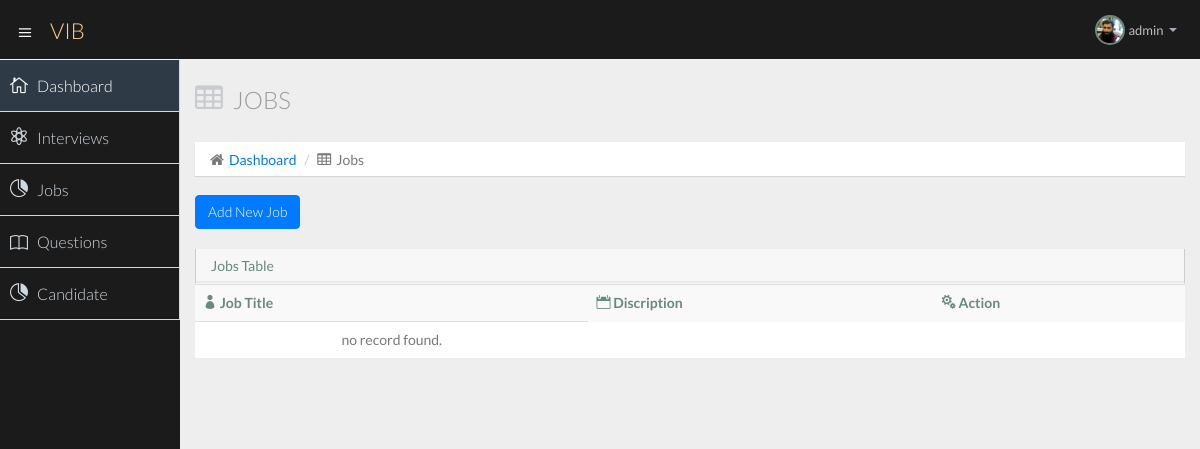
/jobs/ (signed in), run on an earlier commit of the app's database.
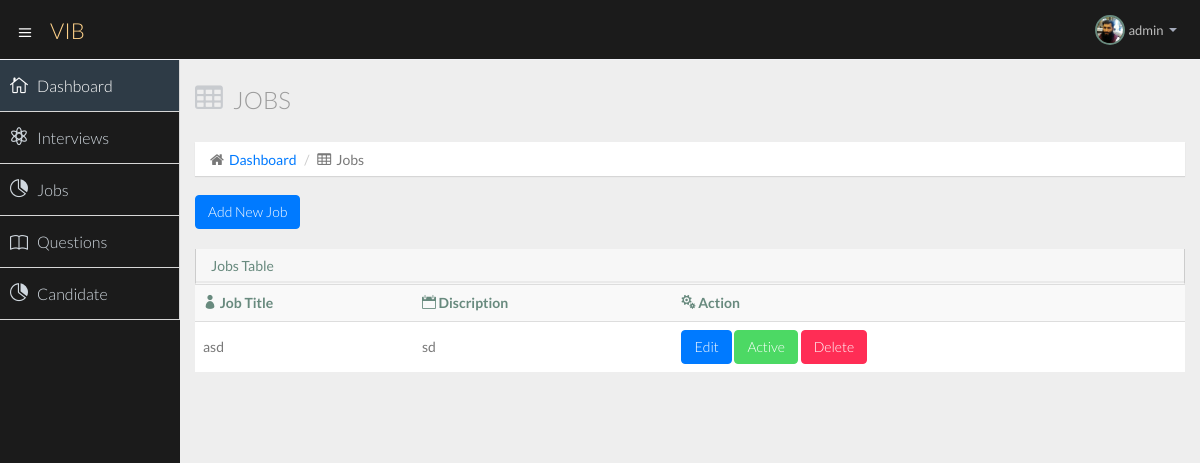
And on a later commit of the database.
### company/models.py (models this page shows, shortened)
class Jobs(models.Model):
    user = models.ForeignKey(User, on_delete=models.CASCADE)
    job_title = models.CharField(max_length=200)
    job_discription = models.CharField(max_length=800)
    pos_tdate = models.DateTimeField(auto_now_add=True, blank=True)
    job_status =models.BooleanField(default=True)

### company/views.py (the view)
# urls.py: path('jobs/', views.jobs, name='jobs'),
def jobs(request):
    user = User.objects.get(username=request.user.username)
    alljobs = Jobs.objects.filter(user=user)
    context = {'alljobs':alljobs}
    return render(request, 'company/jobs.html', context)

### templates/company/jobs.html (shortened to what this page needs)
{% extends 'company/basic.html' %}
{% block body %}
{% load static %}
    <section id="main-content">
      <section class="wrapper">
        <div class="row">
          <div class="col-lg-12">
            <h3 class="page-header"><i class="fa fa-table"></i> Jobs</h3>
            <ol class="breadcrumb">
              <li><i class="fa fa-home"></i><a href="index.html">Dashboard</a></li>
              <li><i class="fa fa-table"></i>Jobs</li>
            </ol>
          </div>
        </div>
        <div class="row">
        <div class="col-lg-12">
        <a class="btn btn-primary" href="/jobs/add-job" >Add New Job</a><br>
        </div><br>
          <div class="col-lg-12">
            <section class="panel">
              <header class="panel-heading">
                Jobs Table
              </header>
              <table class="table table-striped table-advance table-hover">
                <tbody>
                  <tr>
                    <th><i class="icon_profile"></i> Job Title</th>
                    <th><i class="icon_calendar"></i> Discription</th>
                    <th><i class="icon_cogs"></i> Action</th>
                  </tr>
                  {% if alljobs %}
                  {% for jobs in alljobs %}
                  <tr>
                    <td>{{jobs.job_title}}</td>
                    <td>{{jobs.job_discription}}</td>
                    <td>
                      <div class="" >
                        <a class="btn btn-primary" href="{% url 'update' jobs.id %}">Edit</a>
                        {% if jobs.job_status  %}
                        <a class="btn btn-success" href="{% url 'status' jobs.id %}">Active</a>
                        {% else %}
                        <a class="btn btn-danger" href="{% url 'status' jobs.id %}">Deactive</a>
                        {% endif %}
                        <a class="btn btn-danger" href="{% url 'delete' jobs.id %}">Delete</a>
                      </div>
                    </td>
                  </tr>
                  {% endfor %}
                  {% else %}
                  <tr>
                    <td class="text-center">no record found.</td>
                  </tr>
                  {% endif %}
                </tbody>
              </table>
            </section>
          </div>
        </div>
      </section>
    </section>
{% endblock body %}

### templates/company/basic.html (shortened to what this page needs)
<!DOCTYPE html>
<html lang="en">
<head>
{% load static %}
  <link href="{% static 'cassets/css/bootstrap.min.css' %}" rel="stylesheet">
  <link href="{% static 'cassets/css/bootstrap-theme.css' %}" rel="stylesheet">
  <link href="{%  static 'assets/vendor/bootstrap-icons/bootstrap-icons.css' %}" rel="stylesheet">
  <link href="{% static 'cassets/css/elegant-icons-style.css' %}" rel="stylesheet" />
  <link href="{% static 'cassets/css/font-awesome.min.css' %}" rel="stylesheet" />
  <link href="{% static 'cassets/assets/fullcalendar/fullcalendar/bootstrap-fullcalendar.css' %}" rel="stylesheet" />
  <link href="{% static 'cassets/assets/fullcalendar/fullcalendar/fullcalendar.css' %}" rel="stylesheet" />
  <link href="{% static 'cassets/assets/jquery-easy-pie-chart/jquery.easy-pie-chart.css' %}" rel="stylesheet" type="text/css" media="screen" />
  <link rel="stylesheet" href="{% static 'cassets/css/owl.carousel.css' %}" type="text/css">
  <link href="{% static 'cassets/css/jquery-jvectormap-1.2.2.css' %}" rel="stylesheet">
  <link rel="stylesheet" href="{% static 'cassets/css/fullcalendar.css' %}">
  <link href="{% static 'cassets/css/widgets.css' %}" rel="stylesheet">
  <link href="{% static 'cassets/css/style.css' %}" rel="stylesheet">
  <link href="{% static 'cassets/css/style-responsive.css' %}" rel="stylesheet" />
  <link href="{% static 'cassets/css/xcharts.min.css' %}" rel=" stylesheet">
  <link href="{% static 'cassets/css/jquery-ui-1.10.4.min.css' %}" rel="stylesheet">
</head>
<body>
  <section id="container" class="">
    <header class="header dark-bg">
      <div class="toggle-nav">
        <div class="icon-reorder tooltips" data-original-title="" data-placement="bottom"><i class="icon_menu"></i></div>
      </div>
      <a href="/dashboard" class="logo">VIB </a>
      <div class="top-nav notification-row">
        <ul class="nav pull-right top-menu">
          <li class="dropdown">
            <a data-toggle="dropdown" class="dropdown-toggle" href="#">
                            <span class="profile-ava">
                                <img alt="" src="{% static 'assets/img/team/salehjpg.jpg' %}" width="30px" hight="30px">
                            </span>
                            <span class="username">{{request.user}}</span>
                            <b class="caret"></b>
                        </a>
          </li>
        </ul>
      </div>
    </header>
    <aside>
      <div id="sidebar" class="nav-collapse ">
        <ul class="sidebar-menu">
          <li class="active">
            <a class="" href="/dashboard">
                          <i class="icon_house_alt"></i>
                          <span>Dashboard</span>
                      </a>
          </li>
          <li>
            <a class="" href="/interview">
                          <i class="icon_genius"></i>
                          <span>Interviews</span>
                      </a>
          </li>
          <li>
            <a class="" href="/jobs">
                          <i class="icon_piechart"></i>
                          <span>Jobs</span>
                      </a>
          </li>
          <li>
            <a class="" href="/questions">
                          <i class="bi bi-book"></i>
                          <span>Questions</span>
                      </a>
          </li>
          <li>
            <a class="" href="/candidate">
                          <i class="icon_piechart"></i>
                          <span>Candidate</span>
                      </a>
          </li>
        </ul>
      </div>
    </aside>
    {% block body %}
    {% endblock body %}
  </section>
</body>
</html>

What changed in the data, as far as the page shows it:
added Jobs: job_title "asd", job_discription "sd", job_status "Active"
Also different on the page:
text no longer shown: "no record found."
